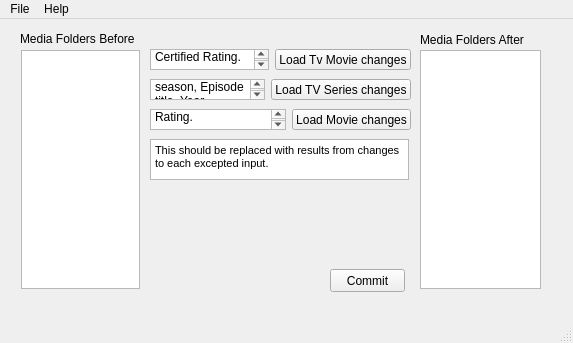
<?xml version="1.0" encoding="UTF-8"?>
<ui version="4.0">
 <class>MainWindow</class>
 <widget class="QMainWindow" name="MainWindow">
  <property name="geometry">
   <rect>
    <x>0</x>
    <y>0</y>
    <width>573</width>
    <height>343</height>
   </rect>
  </property>
  <property name="windowTitle">
   <string>Snowcatman's Media Software</string>
  </property>
  <widget class="QWidget" name="centralwidget">
   <widget class="QLabel" name="label">
    <property name="geometry">
     <rect>
      <x>20</x>
      <y>9</y>
      <width>121</width>
      <height>21</height>
     </rect>
    </property>
    <property name="text">
     <string>Media Folders Before</string>
    </property>
   </widget>
   <widget class="QLabel" name="label_2">
    <property name="geometry">
     <rect>
      <x>420</x>
      <y>10</y>
      <width>211</width>
      <height>21</height>
     </rect>
    </property>
    <property name="text">
     <string>Media Folders After</string>
    </property>
   </widget>
   <widget class="QPushButton" name="pushButton_4">
    <property name="geometry">
     <rect>
      <x>330</x>
      <y>250</y>
      <width>75</width>
      <height>23</height>
     </rect>
    </property>
    <property name="whatsThis">
     <string>To make your changes.</string>
    </property>
    <property name="text">
     <string>Commit</string>
    </property>
   </widget>
   <widget class="QWidget" name="horizontalLayoutWidget_2">
    <property name="geometry">
     <rect>
      <x>420</x>
      <y>30</y>
      <width>121</width>
      <height>241</height>
     </rect>
    </property>
    <layout class="QHBoxLayout" name="horizontalLayout_2">
     <item>
      <widget class="QTreeView" name="predicted_root_treeView_results">
       <property name="minimumSize">
        <size>
         <width>119</width>
         <height>239</height>
        </size>
       </property>
       <property name="maximumSize">
        <size>
         <width>16777215</width>
         <height>239</height>
        </size>
       </property>
       <property name="whatsThis">
        <string>This is your predicted root directory before your changes are made.</string>
       </property>
      </widget>
     </item>
    </layout>
   </widget>
   <widget class="QTreeView" name="current_root_treeView">
    <property name="geometry">
     <rect>
      <x>21</x>
      <y>31</y>
      <width>119</width>
      <height>239</height>
     </rect>
    </property>
    <property name="whatsThis">
     <string>This is your Root Directory before changes</string>
    </property>
   </widget>
   <widget class="QWidget" name="verticalLayoutWidget_4">
    <property name="geometry">
     <rect>
      <x>150</x>
      <y>30</y>
      <width>261</width>
      <height>21</height>
     </rect>
    </property>
    <layout class="QHBoxLayout" name="horizontalLayout">
     <item>
      <widget class="QPlainTextEdit" name="plainTextEdit">
       <property name="plainText">
        <string>Title, Year, Certified Rating.</string>
       </property>
      </widget>
     </item>
     <item>
      <widget class="QPushButton" name="pushButton_5">
       <property name="text">
        <string>Load Tv Movie changes</string>
       </property>
      </widget>
     </item>
    </layout>
   </widget>
   <widget class="QWidget" name="verticalLayoutWidget_5">
    <property name="geometry">
     <rect>
      <x>150</x>
      <y>60</y>
      <width>261</width>
      <height>21</height>
     </rect>
    </property>
    <layout class="QHBoxLayout" name="horizontalLayout_3">
     <item>
      <widget class="QPlainTextEdit" name="plainTextEdit_2">
       <property name="plainText">
        <string>Main title, season, Episode title, Year, Certified Rating.</string>
       </property>
      </widget>
     </item>
     <item>
      <widget class="QPushButton" name="pushButton_6">
       <property name="text">
        <string>Load TV Series changes</string>
       </property>
      </widget>
     </item>
    </layout>
   </widget>
   <widget class="QWidget" name="verticalLayoutWidget_6">
    <property name="geometry">
     <rect>
      <x>150</x>
      <y>90</y>
      <width>261</width>
      <height>21</height>
     </rect>
    </property>
    <layout class="QHBoxLayout" name="horizontalLayout_4">
     <item>
      <widget class="QPlainTextEdit" name="plainTextEdit_3">
       <property name="plainText">
        <string>Title, Year, Certified Rating.</string>
       </property>
      </widget>
     </item>
     <item>
      <widget class="QPushButton" name="pushButton_7">
       <property name="text">
        <string>Load Movie changes</string>
       </property>
      </widget>
     </item>
    </layout>
   </widget>
   <widget class="QWidget" name="verticalLayoutWidget">
    <property name="geometry">
     <rect>
      <x>150</x>
      <y>120</y>
      <width>261</width>
      <height>41</height>
     </rect>
    </property>
    <layout class="QVBoxLayout" name="verticalLayout"/>
   </widget>
   <widget class="QTextBrowser" name="textBrowser">
    <property name="geometry">
     <rect>
      <x>150</x>
      <y>120</y>
      <width>259</width>
      <height>41</height>
     </rect>
    </property>
    <property name="html">
     <string>&lt;!DOCTYPE HTML PUBLIC &quot;-//W3C//DTD HTML 4.0//EN&quot; &quot;http://www.w3.org/TR/REC-html40/strict.dtd&quot;&gt;
&lt;html&gt;&lt;head&gt;&lt;meta name=&quot;qrichtext&quot; content=&quot;1&quot; /&gt;&lt;style type=&quot;text/css&quot;&gt;
p, li { white-space: pre-wrap; }
&lt;/style&gt;&lt;/head&gt;&lt;body style=&quot; font-family:'MS Shell Dlg 2'; font-size:8.25pt; font-weight:400; font-style:normal;&quot;&gt;
&lt;p style=&quot; margin-top:0px; margin-bottom:0px; margin-left:0px; margin-right:0px; -qt-block-indent:0; text-indent:0px;&quot;&gt;This should be replaced with results from changes to each excepted input.&lt;/p&gt;&lt;/body&gt;&lt;/html&gt;</string>
    </property>
   </widget>
  </widget>
  <widget class="QMenuBar" name="menubar">
   <property name="geometry">
    <rect>
     <x>0</x>
     <y>0</y>
     <width>573</width>
     <height>22</height>
    </rect>
   </property>
   <widget class="QMenu" name="menuFile">
    <property name="title">
     <string>File</string>
    </property>
    <addaction name="actionOpen_Folder"/>
    <addaction name="actionExit"/>
    <addaction name="actionSettings"/>
   </widget>
   <widget class="QMenu" name="menuHelp">
    <property name="title">
     <string>Help</string>
    </property>
    <addaction name="actionAbout"/>
   </widget>
   <addaction name="menuFile"/>
   <addaction name="menuHelp"/>
  </widget>
  <widget class="QStatusBar" name="statusbar"/>
  <action name="actionOpen_Folder">
   <property name="text">
    <string>Open Folder</string>
   </property>
  </action>
  <action name="actionExit">
   <property name="text">
    <string>Exit</string>
   </property>
  </action>
  <action name="actionSettings">
   <property name="text">
    <string>Settings</string>
   </property>
  </action>
  <action name="actionAbout">
   <property name="text">
    <string>About</string>
   </property>
  </action>
 </widget>
 <resources/>
 <connections/>
</ui>
